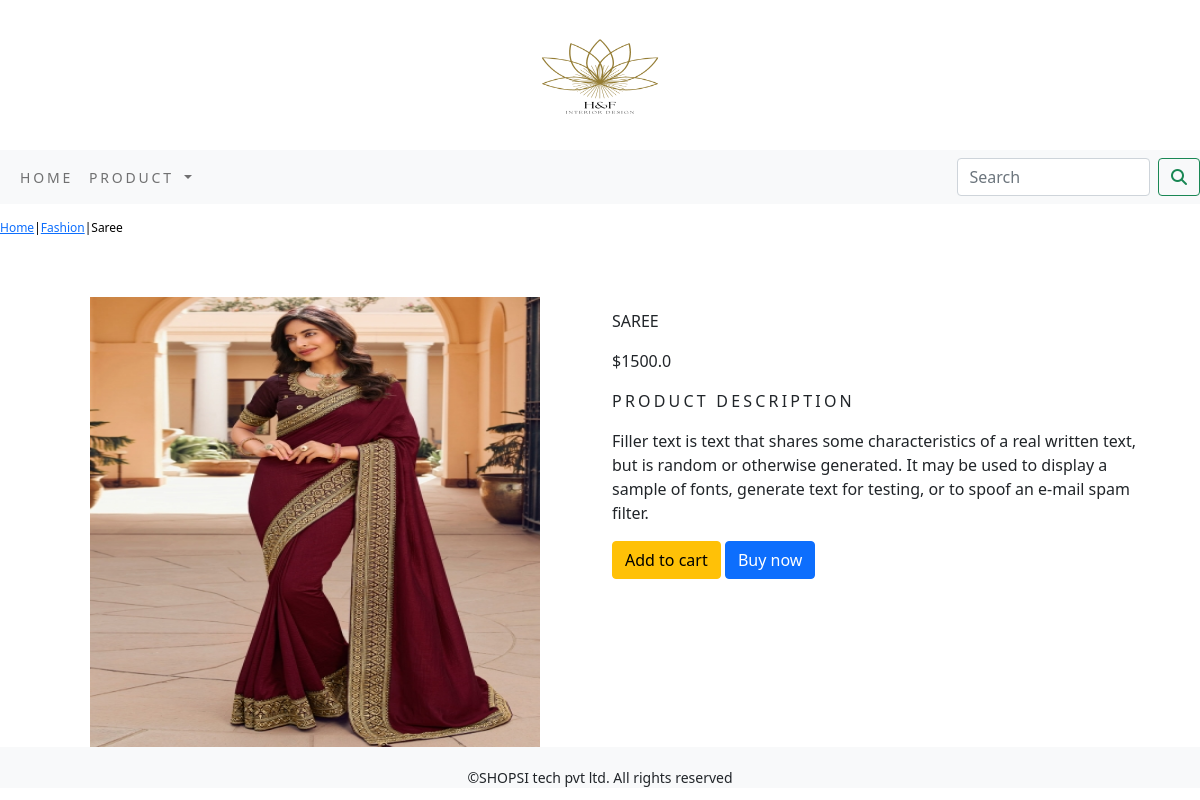
Screenshot of /shop/fashion/saree/ with the database file from the repository.
### shop/models.py (models this page shows, shortened)
class Product(models.Model):
    name=models.CharField(max_length=250,unique=True)
    slug = models.SlugField(max_length=250, unique=True)
    description = models.TextField(blank=True)
    image = models.ImageField(upload_to='product',blank=True)
    price= models.DecimalField(max_digits=10,decimal_places=True)
    category= models.ForeignKey(Category,on_delete=models.CASCADE)
    stock = models.IntegerField()
    available = models.BooleanField(default=True)
    created = models.DateTimeField(auto_now_add=True)
    updated = models.DateTimeField(auto_now_add=True)
    class Meta:
        ordering=('name',)
        verbose_name='product'
        verbose_name_plural='products'

class Category(models.Model):
    name=models.CharField(max_length=250,unique=True)
    slug = models.SlugField(max_length=250, unique=True)
    description = models.TextField(blank=True)
    image = models.ImageField(upload_to='category',blank=True)
    class Meta:
        ordering=('name',)
        verbose_name='category'
        verbose_name_plural='categories'
    def get_url(self):
        return reverse('shop:products_by_category',args=[self.slug])
    def __str__(self):
        return '{}'.format(self.name)

### shop/views.py (the view)
# urls.py: path('<slug:c_slug>/<slug:product_slug>/',views.proDetail,name='prodCatdetail'),
def proDetail(request,c_slug,product_slug):
    try:
        product=Product.objects.get(category__slug=c_slug,slug=product_slug)
    except Exception as e:
        raise e
    return render(request,"product.html",{'product':product})

### cart/context_processors.py (called while the page is built)
def counter(request):
    item_count=0
    if 'admin' in request.path:
        return {}
    else:
        try:
            cart=Cart.objects.filter(cart_id=_cart_id(request))
            car_items=CartItem.objects.all().filter(cart=cart[:1])
            for cart_item in car_items:
                item_count+=cart_item.quantity
        except Cart.DoesNotExist:
            item_count=0
    return dict(item_count=item_count)

### cart/views.py (called while the page is built)
def _cart_id(request):
    cart=request.session.session_key
    if not cart:
        cart=request.session.create()
    return cart

### shop/context_processors.py (called while the page is built)
def menu_links(request):
    links=Category.objects.all()
    return dict(links=links)

### template/product.html (shortened to what this page needs)
{% extends 'base.html' %}
{% load static %}
{% block content %}
<div class="row my_prod_row_class">
    <div class="mx_auto">
        <p><a href="{% url 'shop:allProdCat' %}">Home</a>|<a href="{{product.category.get_url}}">{{product.category}}</a>|{{product.name}}</p>
    </div>
</div>
<div class="container">
<br>
<div class="row">
    <div class="col-12 col-sm-12 col-lg-6 text-center">
        <div style="min-width:18rem">
            <img src="{{product.image.url}}" alt="{{product.name}}" width="450" height="450">
        </div>
    </div>
        <div class="col-12 col-sm-12 col-lg-6">
            <div>
            <h1 class="my_prod_title">{{product.name}}</h1>
            <p>${{product.price}}</p>
            <p class="my_title">Product Description<p>
            <p class="text-justify my_prod_text">{{product.description}}</p>
            {% if product.stock <= 0 %}
            <p class="text-justify my_prod_text"><b>Out Of Stock</b></p>
            {% else %}
            <a class="btn btn-warning" href="{% url 'cart:add_cart' product.id %}">Add to cart</a>
                <a class="btn btn-primary" href="#">Buy now</a>
            {% endif %}
                </div>
        </div>
    </div>
    </div>
{% endblock %}

### static/css/custom.css (style rules this page uses)
body { font-family: 'Roboto', sans-serif; }
.my_title { font-size:16px; text-transform:uppercase; letter-spacing:.2em; }
.my_prod_row_class { padding-top:15px; padding-bottom:20px; }
.my_prod_row_class .mx_auto { color:#000; font-size:12px; text-decoration:none; }
.my_prod_title { font-size:16px; text-transform:uppercase; letter-sapcing:.2em; padding-top:15px; padding-bottom:10px; }
.my_prod_text { padding-right:20px; }

### rows the page displays
Product: category "Fashion", name "Saree", image (picture), name "SAREE", price "1500.0", description "Filler text is text that shares some characteristics of a real written text, but is random or otherwise generated. It may be used to display a sample of fonts, generate text for testing, or to spoof an e-mail spam filter."
